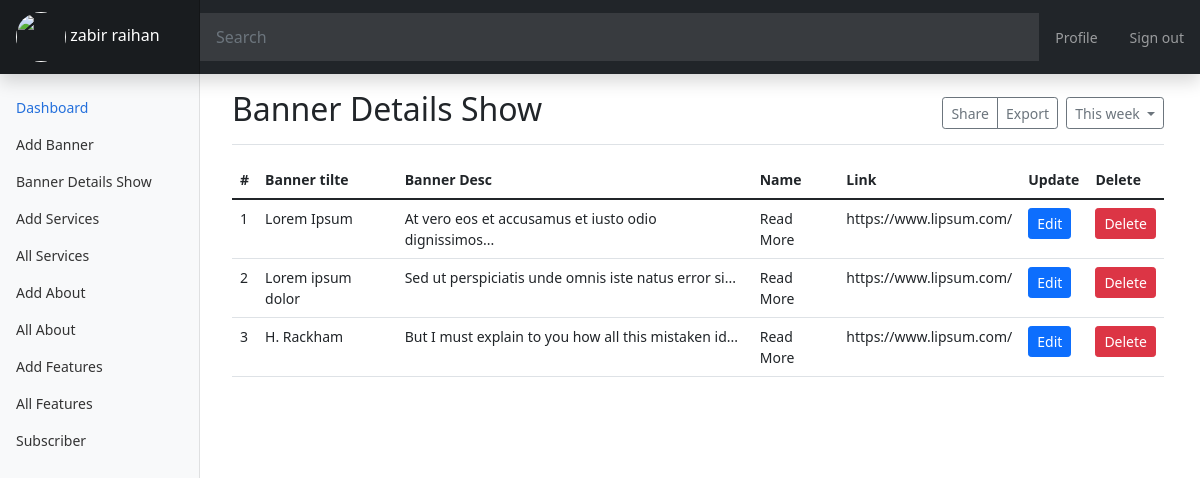
Page /dashboard/BannerShow.php (signed in) on the committed database.
### tables this page shows
CREATE TABLE `banner` (
  `id` int(11) NOT NULL,
  `tittle` varchar(256) NOT NULL,
  `details` longtext NOT NULL,
  `ButtonName` varchar(256) NOT NULL,
  `ButtonLink` varchar(256) NOT NULL
);

### dashboard/BannerShow.php (the view, shortened to what this page needs)
<?php
include "./inc/Header.php";
include_once "./inc/SideMenu.php";
include_once "../inc/env.php";
$select = "SELECT * FROM banner";
$query = mysqli_query($conn, $select);
$fetch = mysqli_fetch_all($query, 1);
?>
<main class="col-md-9 ms-sm-auto col-lg-10 px-md-4">
    <div class="d-flex justify-content-between flex-wrap flex-md-nowrap align-items-center pt-3 pb-2 mb-3 border-bottom">
        <h1 class="h2">Banner Details Show</h1>
        <div class="btn-toolbar mb-2 mb-md-0">
            <div class="btn-group me-2">
                <button type="button" class="btn btn-sm btn-outline-secondary">
                    Share
                </button>
                <button type="button" class="btn btn-sm btn-outline-secondary">
                    Export
                </button>
            </div>
            <button type="button" class="btn btn-sm btn-outline-secondary dropdown-toggle">
                This week
            </button>
        </div>
    </div>
    <table class="table">
        <thead>
            <tr>
                <th scope="col">#</th>
                <th scope="col">Banner tilte</th>
                <th scope="col">Banner Desc</th>
                <th scope="col">Name</th>
                <th scope="col">Link</th>
                <th scope="col">Update</th>
                <th scope="col">Delete</th>
            </tr>
        </thead>
        <tbody>
            <?php
            foreach ($fetch as $item => $data) {
            ?>
                <tr>
                    <td><?=++$item?></td>
                    <td><?=$data['tittle']?></td>
                    <td>
                    <?php
                        if(strlen($data['details']) > 80){
                           echo substr($data['details'],0,50) . "...";
                        }else{
                            echo $data['details'];
                        }
                    ?>
                </td>
                    <td><?=$data['ButtonName']?></td>
                    <td><?=$data['ButtonLink']?></td>
                    <td><a href="./BannerEdit.php?id=<?=$data['id']?>" class="btn btn-primary btn-sm">Edit</a></td>
                    <td><a href="./controller/BannerDelete.php?id=<?=$data['id']?>" class="btn btn-danger btn-sm">Delete</a></td>
                </tr>
            <?php
            }
            ?>
        </tbody>
    </table>
        <?php
        require_once "./inc/footer.php";
        ?>

### dashboard/css/dashboard.css (style rules this page uses)
body { font-size: .875rem; }

### rows in the picture
banner: tittle "Lorem Ipsum", details "At vero eos et accusamus et iusto odio dignissimos", ButtonName "Read More", ButtonLink "https://www.lipsum.com/"
banner: tittle "Lorem ipsum dolor", details "Sed ut perspiciatis unde omnis iste natus error si", ButtonName "Read More", ButtonLink "https://www.lipsum.com/"
banner: tittle "H. Rackham", details "But I must explain to you how all this mistaken id", ButtonName "Read More", ButtonLink "https://www.lipsum.com/"

### other values in the picture
$_SESSION['auth']['name'] "zabir raihan"
